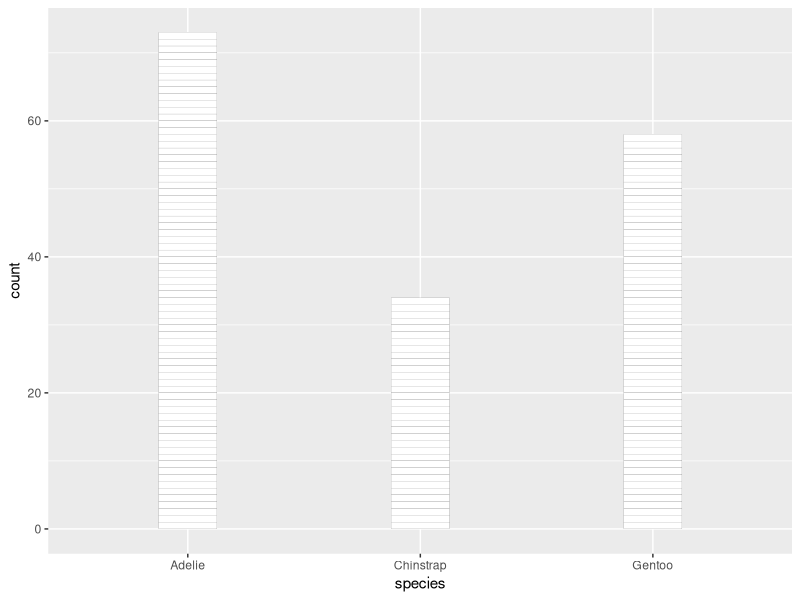
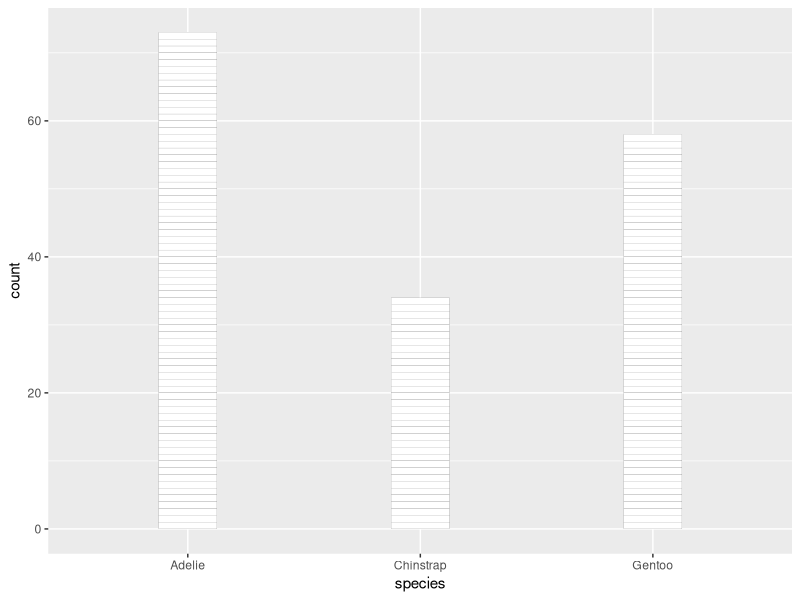
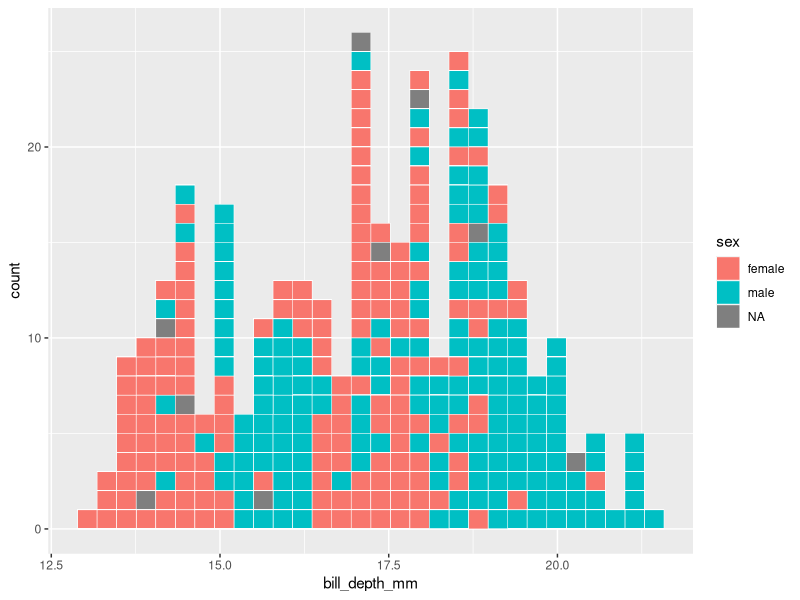
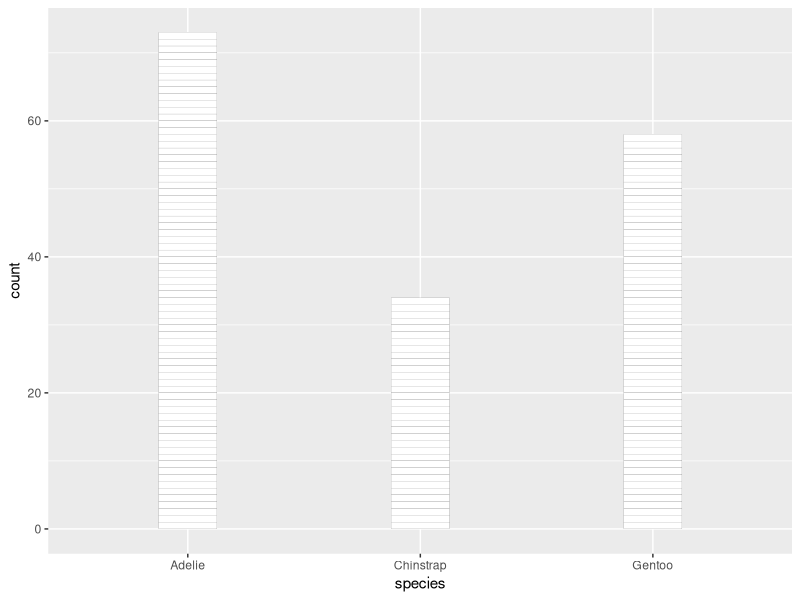
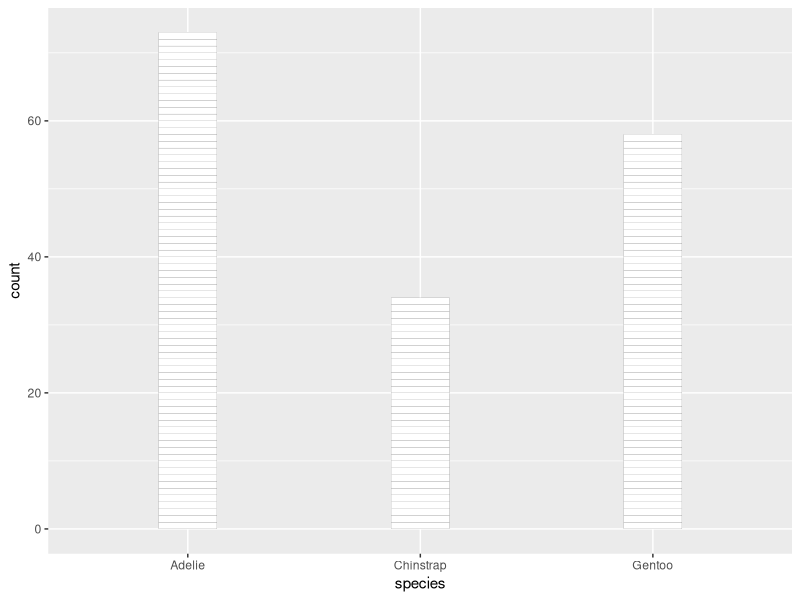
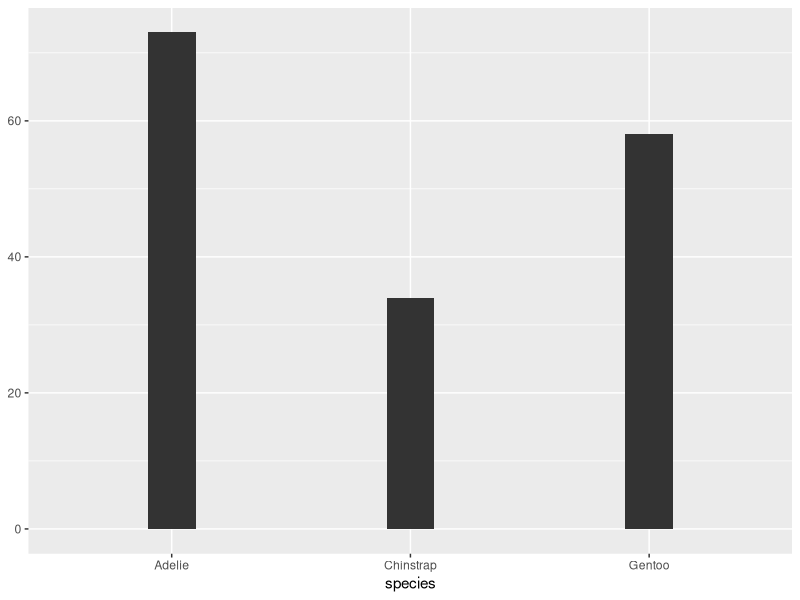
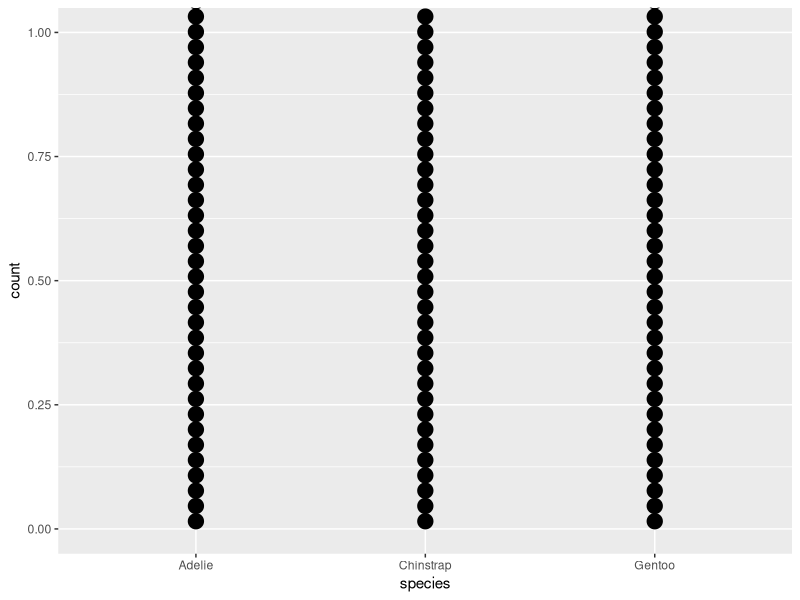
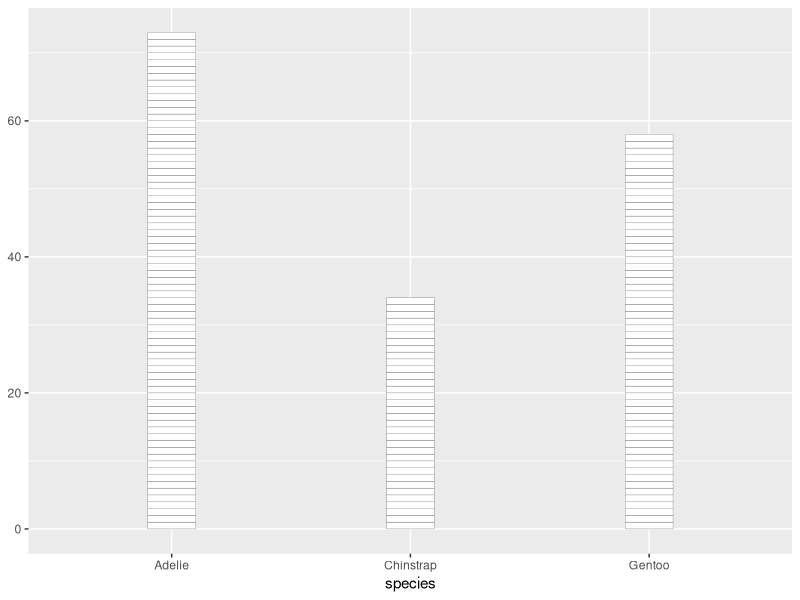

Here is the R script that generated these plots, in order:
## ---- chunk 1
knitr::opts_chunk$set(echo = TRUE)
options(tidyverse.quiet = TRUE)
## ---- chunk 2
library(tidyverse)

palmerpenguins::penguins |>
  filter(sex == "female") |>
  mutate(id = row_number()) |>
  ggplot() + 
  aes(x = species) + 
  geom_bar(width = .25, 
           fill = "white",
           color = "grey35",
           linewidth = .05) + 
  aes(group = id)
## ---- chunk 3
library(tidyverse)
palmerpenguins::penguins |>
  filter(sex == "female") |>
  mutate(id = row_number()) |>
  ggplot() + 
  aes(x = species) + 
  layer(geom = "bar", 
        stat = "count", 
        position = "stack",
        params = list(
          width = .25, 
          fill = "white",
          color = "grey35",
          linewidth = .05
        )) + 
  aes(group = id)

library(tidyverse)

palmerpenguins::penguins |>
  mutate(id = row_number()) |>
  ggplot() + 
  aes(x = bill_depth_mm) + 
  geom_histogram(color = "white",
                 linewidth = .2) + 
  aes(group = id) + 
  aes(fill = sex)
## ---- chunk 4
palmerpenguins::penguins |>
  filter(sex == "female") |>
  mutate(id = row_number()) |>
  ggplot() + 
  aes(x = species) + 
  layer(geom = ggproto("GeomBrick", 
                       GeomBar, 
                       default_aes = aes(fill = "white",
                                         color = "grey35",
                                         linewidth = .05)),
        stat = "count", 
        position = "stack",
        params = list(
          width = .25
        )) + 
  aes(group = id)


palmerpenguins::penguins |>
  filter(sex == "female") |>
  mutate(id = row_number()) |>
  ggplot() + 
  aes(x = species) + 
  layer(geom = ggproto("GeomBrick", 
                       GeomBar, 
                       default_aes = aes(fill = "white",
                                         color = "grey35",
                                         linewidth = .05)),
        stat = ggproto("StatCountId", StatCount,
                       compute_group = function(data, scales){
                         StatCount$compute_group(data, scales) %>% 
                         mutate(group = row_number())},
                         # default_aes = aes(group = after_stat(id))
                         ),
        position = "stack",
        params = list(
          width = .25
        )) + 
  aes(group = id)


# layer_data()


library(tidyverse)
compute_group_bricks <- function(data, scales){
  
  data %>% 
    mutate(id = row_number()) %>% 
    mutate(y = id - .5)  
  
}

StatBricks <- ggproto("StatBricks", Stat,
                      compute_group = compute_group_bricks)

palmerpenguins::penguins |>
  filter(sex == "female") |>
  ggplot() + 
  aes(x = species) + 
  geom_tile(stat = StatBricks, 
            width = .2)

palmerpenguins::penguins |>
  filter(sex == "female") |>
  ggplot() + 
  aes(x = species) + 
  geom_dotplot()

library()

StatBrickStack <- ggproto("StatBrickStack", 
                      Stat,
                      compute_group = compute_group_bricks)

palmerpenguins::penguins |>
  filter(sex == "female") |>
  ggplot() + 
  aes(x = species) + 
  layer(stat = StatBrickStack,
        geom = ggproto("GeomBricks", 
                       GeomTile,
                       default_aes = 
                         aes(!!!modifyList(
                           GeomTile$default_aes,
                           aes(color = "grey35", 
                               fill = "white", 
                               linewidth = .1)
                                           ))
                         ),
        position = "identity",
        params = list(width = .2))



GeomTile$default_aes




